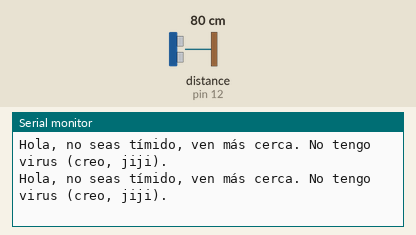
A sketch run on a simulated Arduino Uno, built with avr-gcc and run on an emulated ATmega328P. On the bench: the last lines printed to the serial monitor. Inputs (shaded band) come from the test bench; at power-on: distance to the obstacle (sensor on pin 12) 80 cm. The echo pulse lasts 58.3 µs per cm.

Above: at 1.3 s.
1.4 s: distance to the obstacle (sensor on pin 12) set to 2 cm
At 1.9 s:
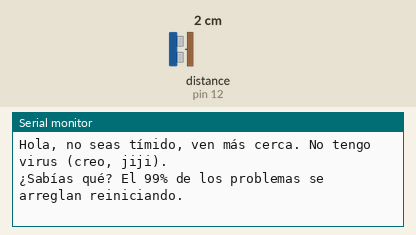
9.5 s: distance to the obstacle (sensor on pin 12) set to 18 cm
At 9.9 s:
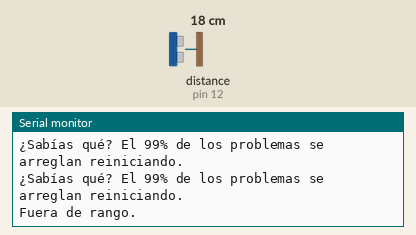
14.5 s: distance to the obstacle (sensor on pin 12) set to 133 cm
At 15.0 s:
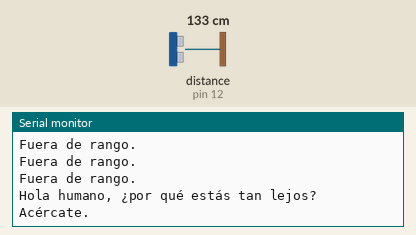

The sketch:

entradaUltrasonicoNewPing.ino
```cpp
#include "SensorUltrasonico.h"

SensorUltrasonico sensor(11, 12, 200);

void setup() {
  sensor.configurar();
}

void loop() {
  sensor.medirDistancia();
  sensor.mostrarConsola();
  delay(500);
}
```

SensorUltrasonico.cpp
```cpp
#include "SensorUltrasonico.h"

SensorUltrasonico::SensorUltrasonico(int triggerPin, int echoPin, int distanciaMax)
  : patitaTrigger(triggerPin), patitaEcho(echoPin), distanciaMax(distanciaMax) {
  sonar = new NewPing(patitaTrigger, patitaEcho, distanciaMax);
}

SensorUltrasonico::~SensorUltrasonico() {
  delete sonar;
}

void SensorUltrasonico::configurar() {
  Serial.begin(9600);
}

void SensorUltrasonico::medirDistancia() {
  distanciaCm = sonar->ping_cm(); // entrega valor entero en cm

  if (distanciaCm == 0) {
    estaCerca = false;
    return;
  }

  if (distanciaCm >= minCercana && distanciaCm <= maxCercana) {
    estaCerca = true;
  } else {
    estaCerca = false;
  }
}

void SensorUltrasonico::mostrarConsola() {
  if (distanciaCm >= minCercana && distanciaCm <= maxCercana) {
    Serial.println(mensajeCercana);
  } else if (distanciaCm >= minMediana && distanciaCm <= maxMediana) {
    Serial.println(mensajeMediana);
  } else if (distanciaCm >= minLejana && distanciaCm <= maxLejana) {
    Serial.println(mensajeLejana);
  } else {
    Serial.println(mensajeEnOtroCaso);
  }
}
```

SensorUltrasonico.h
```cpp
#ifndef SENSOR_ULTRASONICO_H
#define SENSOR_ULTRASONICO_H

#include <Arduino.h>
#include <NewPing.h>

class SensorUltrasonico {
public:
  SensorUltrasonico(int triggerPin = 11, int echoPin = 12, int distanciaMax = 200);
  ~SensorUltrasonico();

  void configurar();
  void medirDistancia();
  void mostrarConsola();

  bool estaCerca = false;
  unsigned int distanciaCm = 0; // sin decimales

private:
  int patitaTrigger;
  int patitaEcho;
  int distanciaMax;
  NewPing* sonar;  // Usa la clase original NewPing correctamente

  // Rangos de distancia personalizados
  int minCercana = 2;
  int maxCercana = 15;
  int minMediana = 70;
  int maxMediana = 90;
  int minLejana = 130;
  int maxLejana = 150;

  String mensajeCercana = "¿Sabías qué? El 99% de los problemas se arreglan reiniciando.";
  String mensajeMediana = "Hola, no seas tímido, ven más cerca. No tengo virus (creo, jiji).";
  String mensajeLejana = "Hola humano, ¿por qué estás tan lejos? Acércate.";
  String mensajeEnOtroCaso = "Fuera de rango.";
};

#endif
```

Measured:
- after the input at 1.4 s, the serial monitor: prints a new line after 0.13 s (image 1)
- after the input at 9.5 s, the serial monitor: prints a new line after 0.06 s (image 2)
- after the input at 14.5 s, the serial monitor: prints a new line after 0.09 s (image 3)
